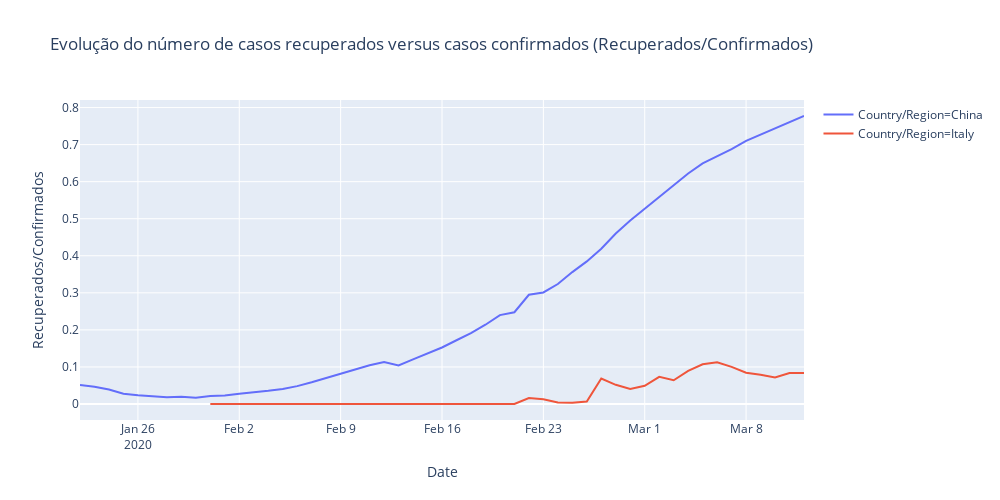

The code cell stored with this chart in its notebook:
### Code cell
temp['Recuperados/Confirmados'] = temp['Recovered']/temp['Confirmed']

fig = px.line(temp, x="Date", y="Recuperados/Confirmados", color='Country/Region',  height=500,width=1000,
             title='Evolução do número de casos recuperados versus casos confirmados (Recuperados/Confirmados)')
fig.show()
